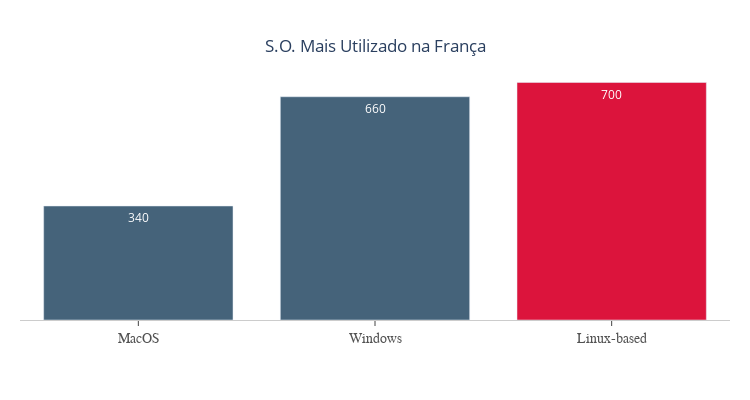

The code cell stored with this chart in its notebook:
### Code cell
colors = ['rgb(69,99,122)',] * 3
colors[2] = 'crimson'
fig = go.Figure(go.Bar(
    x=France_SO['OpSys'], 
    y=France_SO['Country'], 
    text=France_SO['Country']))
fig.update_traces(
    texttemplate='%{text:.2s}', 
    textposition='inside', 
    marker_color=colors
    )
fig.update_layout(
    width=750, 
    height=400,
    title={
        'text': 'S.O. Mais Utilizado na França', 
        'y':0.9,
        'x':0.5,
        'xanchor': 'center', 
        'yanchor': 'top'},
    xaxis=dict(
        showticklabels=True,
        linecolor='rgb(204, 204, 204)',
        ticks='outside',
        tickfont=dict(
            family='Arial',
            size=14,
            color='rgb(82, 82, 82)',
        ),
    ),
    yaxis=dict(
        showticklabels=False,
    ),
    margin=dict(
        autoexpand=False,
        l=20,
        r=20,
        t=70,
    ),
    showlegend=False,
    plot_bgcolor='white'
)
fig.show()

### Figure 1 — Plotly figure (JSON) as saved in the notebook; plotly's stock layout.template omitted (floating-point values rounded to 4 significant figures)
{"data": [{"marker": {"color": ["rgb(69,99,122)", "rgb(69,99,122)", "crimson"]}, "text": [336, 658, 700], "textposition": "inside", "texttemplate": "%{text:.2s}", "type": "bar", "x": ["MacOS", "Windows", "Linux-based"], "y": [336, 658, 700]}], "layout": {"height": 400, "margin": {"autoexpand": false, "l": 20, "r": 20, "t": 70}, "plot_bgcolor": "white", "showlegend": false, "title": {"text": "S.O. Mais Utilizado na França", "x": 0.5, "xanchor": "center", "y": 0.9, "yanchor": "top"}, "width": 750, "xaxis": {"linecolor": "rgb(204, 204, 204)", "showticklabels": true, "tickfont": {"color": "rgb(82, 82, 82)", "family": "Arial", "size": 14}, "ticks": "outside"}, "yaxis": {"showticklabels": false}}}
